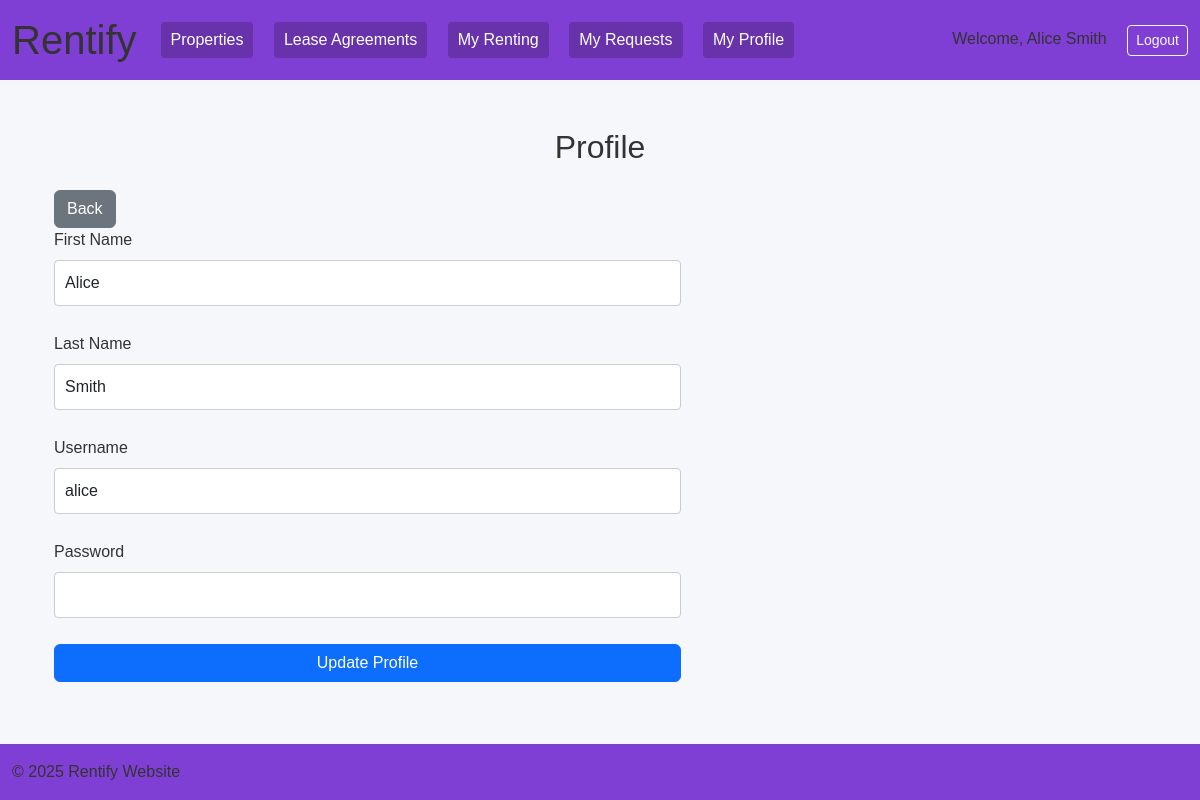
/profile (signed in), run on the app's committed database.
### tables this page shows
CREATE TABLE PERSON (
        SSN INTEGER PRIMARY KEY,
        FirstName TEXT NOT NULL,
        LastName TEXT,
        UserName TEXT UNIQUE,
        Password TEXT,
        Phone TEXT
    );

### app.py (the view)
@app.route("/profile", methods=["GET"])
def profile():
    form = {
        "SSN":0,
        "FirstName":"",
        "LastName":"",
        "UserName":"",
        "JobType":"",
        "CompanyName":""
    }
    cl = None
    with sqlite3.connect("Homeapp.db") as conn:
        if session.get('access') == 'employee':
            profile = conn.execute("SELECT P.SSN, P.FirstName, P.LastName, P.UserName, E.JobType, C.CompanyName FROM PERSON AS P INNER JOIN EMPLOYEE AS E ON P.SSN = E.SSN INNER JOIN WORKS_FOR AS W ON P.SSN = W.EmployeeSSN INNER JOIN COMPANY AS C ON W.CompanyID = C.CompanyID WHERE P.SSN = ?", (session.get('ssn'),)).fetchone()
            form["SSN"] = session.get('ssn')
            form["FirstName"] = profile[1]
            form["LastName"] = profile[2]
            form["UserName"] = profile[3]
            form["JobType"] = profile[4]
            form["CompanyName"] = profile[5]
            cl = conn.execute("SELECT * FROM COMPANY").fetchall()
        else:
            profile = conn.execute("SELECT P.SSN, P.FirstName, P.LastName, P.UserName FROM person AS P WHERE P.SSN = ?", (session.get('ssn'),)).fetchone()
            form["SSN"] = session.get('ssn')
            form["FirstName"] = profile[1]
            form["LastName"] = profile[2]
            form["UserName"] = profile[3]
    return render_template('Profile.html', form=form, cl=cl)

### templates/Profile.html (shortened to what this page needs)
{% extends 'base.html' %}
{% block content %}
<div class="container mt-5">
  <h2 class="mb-4">
    Profile
  </h2>
  {% if session.get('access') == 'employee' %}
    <a href="/service-view" class="btn btn-secondary">Back</a>
  {% else %}
  <a href="/property-view" class="btn btn-secondary">Back</a>
  {% endif %}
  <div class="row">
    <div class="col-md-7">
      <form method="POST" action="/update-profile">
        <div class="mb-3">
          <label for="FirstName" class="form-label">First Name</label>
          <input type="text" class="form-control" name="FirstName" value="{{ form.FirstName }}" required>
        </div>
        <div class="mb-3">
            <label for="LastName" class="form-label">Last Name</label>
            <input type="text" class="form-control" name="LastName" value="{{ form.LastName }}" required>
        </div>
        <div class="mb-3">
            <label for="UserName" class="form-label">Username</label>
            <input type="text" class="form-control" name="UserName" value="{{ form.UserName }}" required>
        </div>
        <div class="mb-3">
            <label for="Password" class="form-label">Password</label>
            <input type="password" class="form-control" name="Password" required>
        </div>
        <button type="submit" class="btn btn-primary">
          Update Profile
        </button>
      </form>
    </div>
  </div>
</div>
{% endblock %}

### static/css/styles.css (style rules this page uses)
body { font-family: Arial, sans-serif; background-color: #f5f7fa; color: #333; }
h2 { margin-bottom: 20px; text-align: center; }
form { display: flex; flex-direction: column; gap: 10px; }
input[type=text], input[type=password] { padding: 10px; border-radius: 4px; border: 1px solid #ccc; }
button { background-color: white; color: black; border: 2px solid #555555; }

### data on the page
PERSON: FirstName "Alice", LastName "Smith", UserName "alice"

### other printed values
{{ session['name'] }} "Alice Smith"
